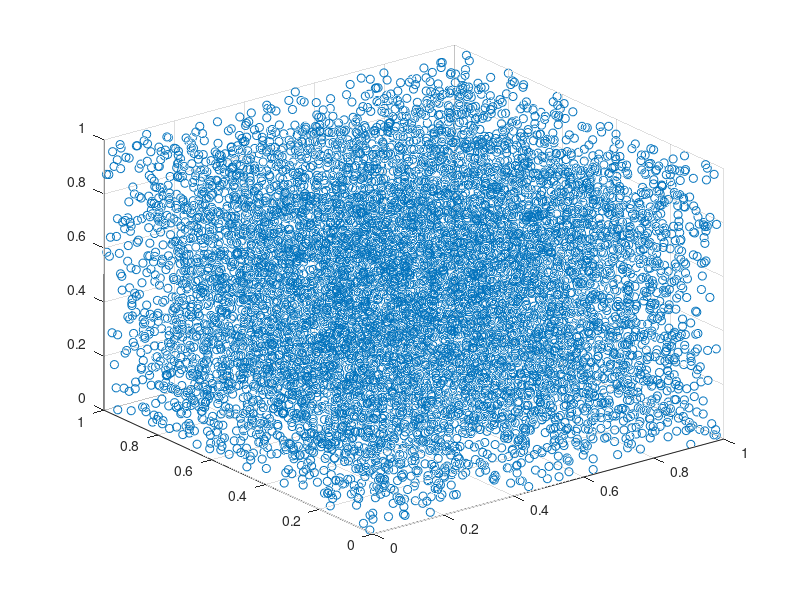

Write MATLAB code to recreate this figure. (Note: this script raises an error after producing the figure.)
s = [10000, 15000, 20000, 25000]
k = [32, 64, 128, 256, 512]
fprintf("Trial with size of point configurations (k = 5)\n")
% for l = 1:4
%     fprintf("Trial with %d points: ", s(l))
%     A = rand(s(l), 3);
%     tic
%     e = energy(KNNDist(A, 5), 2);
%     toc
% end
fprintf("Trial with differing values of \'k\' (n = 10000) \n")
A = rand(10000, 3);
scatter3(A(:, 1), A(:, 2), A(:, 3))
for l = 1:5
    fprintf("Trial %d (k = %d): ", l, k(l))
    tic
    e = energy(KNNDist(A, k(l)), 2);
    toc
end